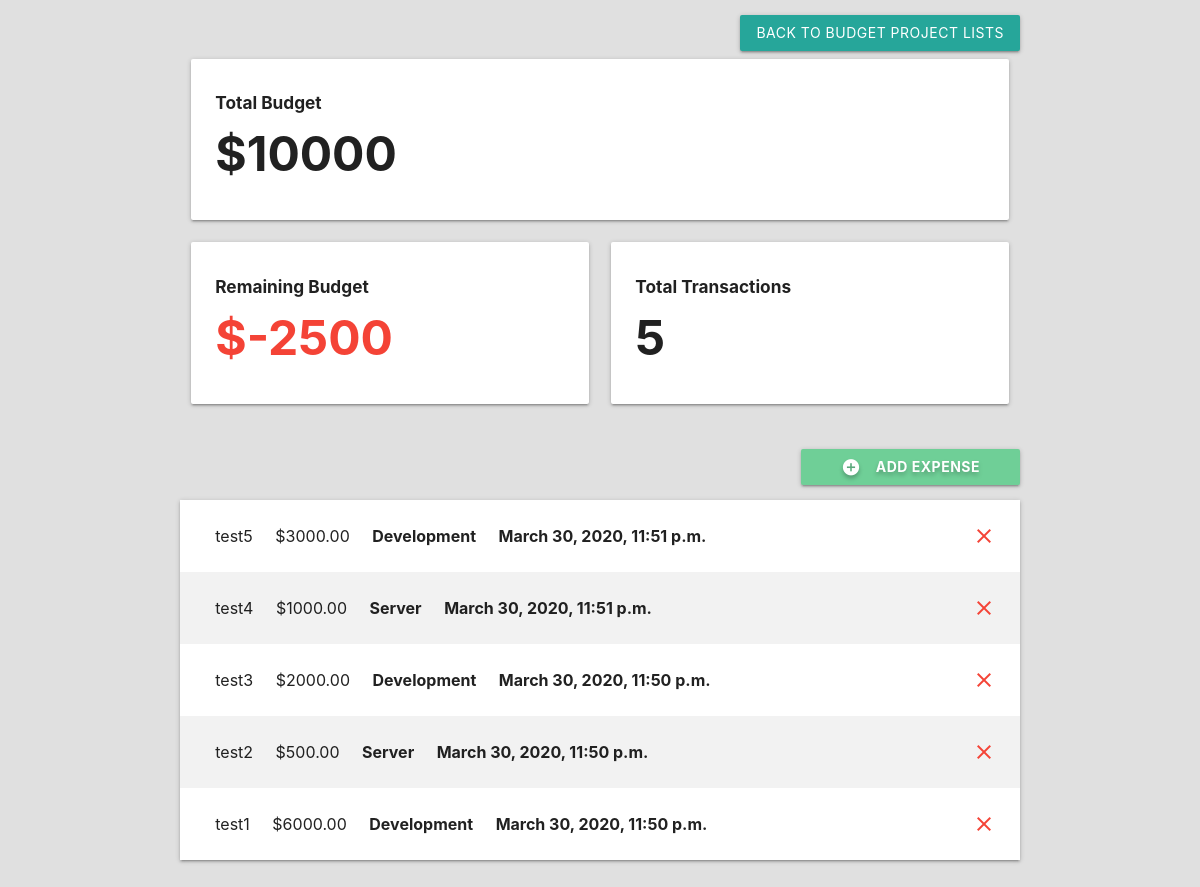
The app's page /mobile-app with its own data.
### budget/models.py (models this page shows, shortened)
class Project(models.Model):
    name = models.CharField(max_length=100)
    slug = models.SlugField(max_length=100, unique=True, blank=True)
    budget = models.IntegerField()
    @property
    def budget_left(self):
        expense_list = Expense.objects.filter(project=self)
        total_expense_amount = 0
        for expense in expense_list:
            total_expense_amount += expense.amount
        total_expense_amount = int(total_expense_amount)
        return self.budget - total_expense_amount
    @property
    def total_transactions(self):
        expense_list = Expense.objects.filter(project=self)
        return len(expense_list)

class Expense(models.Model):
    project = models.ForeignKey(Project, on_delete=models.CASCADE, related_name='expenses')
    title = models.CharField(max_length=100)
    amount = models.DecimalField(max_digits=10, decimal_places=2)
    category = models.ForeignKey(Category, on_delete=models.CASCADE)
    date = models.DateTimeField(default=datetime.now)
    class Meta:
        ordering = ('-date',)

class Category(models.Model):
    project = models.ForeignKey(Project, on_delete=models.CASCADE)
    name = models.CharField(max_length=50)

### budget/views.py (the view, shortened to what this page needs)
# urls.py: path('<slug:project_slug>', views.project_detail, name='detail')
def project_detail(request, project_slug):
    project = get_object_or_404(Project, slug=project_slug)
    if request.method == 'GET':
        expense_list = project.expenses.all()
        category_list = Category.objects.filter(project=project)
        return render(request, 'budget/project-detail.html', {'project': project, 'expense_list': project.expenses.all(), 'category_list': category_list})
    elif request.method == 'DELETE':
        id = json.loads(request.body)['id']
        expense = Expense.objects.get(id=id)
        expense.delete()
        return HttpResponse('')
    return HttpResponseRedirect(project_slug)

### budget/templates/budget/project-detail.html (shortened to what this page needs)
{% extends 'budget/base.html' %}
{% block content %}
<div class="container">
    <section class="section section-stats">
        <div class="row">
            <a href="{% url 'list' %}" class="btn waves-effect right">
                Back to Budget Project Lists
            </a>
            <div class="col s12 m12 14">
                <div class="card-panel">
                    <h6 class="bold">Total Budget</h6>
                    <h1 class="bold">${{ project.budget }}</h1>
                </div>
            </div>
            <div class="col s12 m6 14">
                <div class="card-panel">
                    <h6 class="bold">Remaining Budget</h6>
                    {% if project.budget_left > 0 %}
                        <h1 class="bold green-text">${{ project.budget_left }}</h1>
                    {% elif project.budget_left == 0 %}
                        <h1 class="bold orange_text">${{ project.budget_left }}</h1>
                    {% else %}
                        <h1 class="bold red-text">${{ project.budget_left }}</h1>
                    {% endif %}
                </div>
            </div>
            <div class="col s12 m6 14">
                <div class="card-panel">
                    <h6 class="bold">Total Transactions</h6>
                    <h1 class="bold">{{ project.total_transactions }}</h1>
                </div>
            </div>
        </div>
    </section>
    <section class="section section-expenses">
        <div class="row">
            <button class="btn waves-effect right modal-trigger" href="#expenseModal">
                <i class="material-icons white-text left">add_circle</i>
                Add Expense
            </button>
        </div>
        <ul class="z-depth-1">
            {% for expense in expense_list %}
            <li>
                <div class="card-panel z-depth-0 expense">
                    <div class="row">
                        <div class="col 16">
                            <span class="title">{{ expense.title }}</span>
                        </div>
                        <div class="col 13">
                            <span class="title">${{ expense.amount }}</span>
                        </div>
                        <div class="col 1">
                            <span class="title bold">{{ expense.category.name }}</span>
                        </div>
                        <div class="col 1">
                            <span class="title bold">{{ expense.date }}</span>
                        </div>
                        <a class="close-icon" onclick="deleteExpense(this)" data-id="{{ expense.id }}">
                            <i class="material-icons red-text right">close</i>
                        </a>
                    </div>
                </div>
            </li>
            {% endfor %}
        </ul>
    </section>
</div>
{% endblock %}

### budget/static/css/styles.css (style rules this page uses)
html { font-family: 'Montserrat'; background-color: #E0E0E0; }
h1, h6 { font-weight: bold; }
.bold { font-weight: bold; }
.row { margin: 0!important; }
.section-stats h1 { font-size: 4vw; margin: 15px 0px; }
.section-expenses button { padding: 0px 40px; font-weight: bold; text-shadow: 0px 3px 4px rgba(0, 0, 0, .25); background-color: #6FCF97; }
.section-expenses .expense { font-size: 16px; border-radius: 0; margin: 0; }
.section-expenses li:nth-child(even) .expense { background-color: #F2F2F2; }

### records on screen
Project: budget "10000", budget_left "-2500", total_transactions "5"
Expense: title "test5", amount "3000.00", category.name "Development", date "March 30, 2020, 11:51 p.m."
Expense: title "test4", amount "1000.00", category.name "Server", date "March 30, 2020, 11:51 p.m."
Expense: title "test3", amount "2000.00", category.name "Development", date "March 30, 2020, 11:50 p.m."
Expense: title "test2", amount "500.00", category.name "Server", date "March 30, 2020, 11:50 p.m."
Expense: title "test1", amount "6000.00", category.name "Development", date "March 30, 2020, 11:50 p.m."
